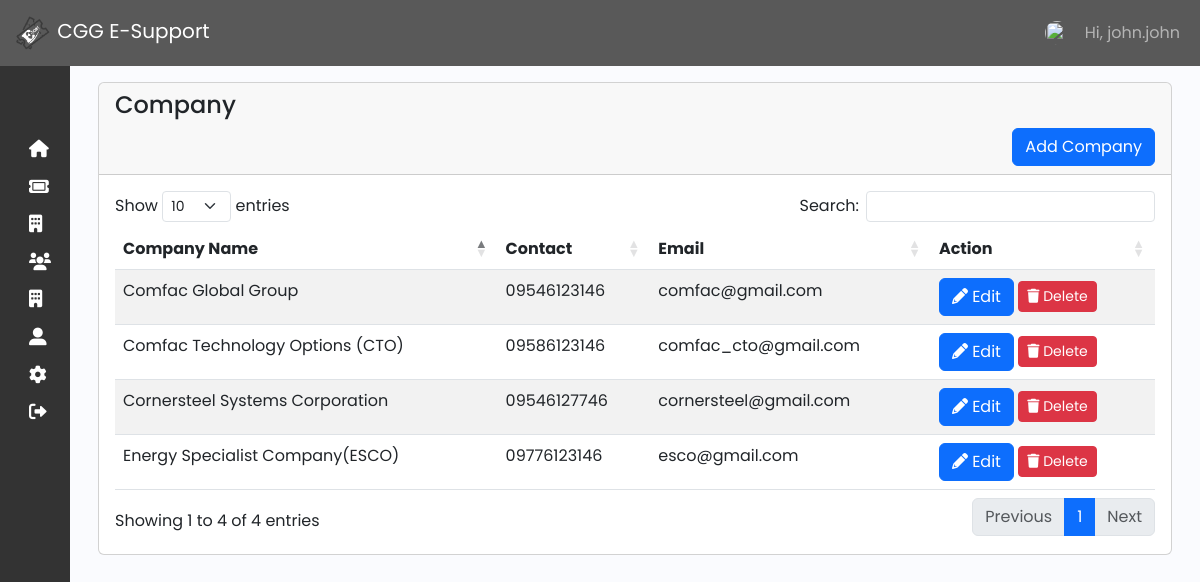
The page /admin/company.php (signed in) on the database its author committed.
### tables this page shows
CREATE TABLE `company` (
  `id` int(50) NOT NULL,
  `company_name` varchar(191) NOT NULL,
  `company_address` varchar(191) NOT NULL,
  `contact` varchar(191) NOT NULL,
  `email` varchar(191) NOT NULL,
  `created_at` timestamp NOT NULL DEFAULT current_timestamp()
);

### function/myfunction.php (called while the page is built, shortened)
<?php
include('mysql_connect.php');
function getAll($table)
{
    global $con;
    $query = "SELECT * FROM $table";
    return $query_run = mysqli_query($con, $query);
}
?>

### admin/company.php (the view, shortened to what this page needs)
<?php include('../function/myfunction.php');
include 'sidebar_navbar.php';
?>
<!DOCTYPE html>
<html lang="en">
<head>
    <link rel="stylesheet" href="https://cdnjs.cloudflare.com/ajax/libs/twitter-bootstrap/5.3.0/css/bootstrap.min.css">
    <link rel="stylesheet" href="https://cdn.datatables.net/1.13.7/css/dataTables.bootstrap5.min.css">
    <link rel="stylesheet" href="https://cdnjs.cloudflare.com/ajax/libs/font-awesome/6.0.0-beta3/css/all.min.css">
    <link href="https://cdn.lineicons.com/4.0/lineicons.css" rel="stylesheet" />
    <link href="https://cdn.jsdelivr.net/npm/bootstrap@5.3.0-alpha3/dist/css/bootstrap.min.css" rel="stylesheet">
    <link rel="stylesheet" href="css/sidebar.css">
</head>
<body>
    <div class="main p-3">
        <div class="container">
            <div class="row">
                <div class="col-md-12">
                    <div class="card">
                        <div class="card-header">
                            <h4>Company</h4>
                            <button class="btn btn-primary float-end" data-bs-toggle="modal" data-bs-target="#addCompanyModal">Add Company</button>
                        </div>
                        <div class="card-body" id="category_table">
                            <table id="example" class="table table-striped" style="width:100%">
                                <thead>
                                    <tr>
                                        <th>Company Name</th>
                                        <th>Contact</th>
                                        <th>Email</th>
                                        <th>Action</th>
                                    </tr>
                                </thead>
                                <tbody>
                                    <?php
                                    $company = getAll("company");
                                    if (mysqli_num_rows($company) > 0) {
                                        foreach ($company as $item) {
                                    ?>
                                            <tr>
                                                <td><?= $item['company_name']; ?></td>
                                                <td><?= $item['contact']; ?></td>
                                                <td><?= $item['email']; ?></td>
                                                <td>
                                                    <a href="#" class="btn btn-primary" data-bs-toggle="modal" data-bs-target="#editCompanyModal<?= $item['id']; ?>"><i class="fas fa-pencil"></i>&nbsp;Edit</a>
                                                    <a href="#" class="btn btn-sm btn-danger" data-bs-toggle="modal" data-bs-target="#companyDepartmentModal<?= $item['id']; ?>">
                                                        <i class="fas fa-trash"></i>&nbsp;Delete
                                                    </a>
                                                </td>
                                            </tr>
                                    <?php
                                        }
                                    } else {
                                        echo "No Records Found!";
                                    }
                                    ?>
                                </tbody>
                            </table>
                        </div>
                    </div>
                </div>
            </div>
        </div>
    </div>
</body>
</html>

### admin/css/sidebar.css (style rules this page uses)
a { text-decoration: none; }
body { font-family: 'Poppins', sans-serif; }
.main { min-height: 100vh; width: 100%; overflow: hidden; transition: all 0.35s ease-in-out; background-color: #fafbfe; }

### rows shown on the page
company: company_name "Comfac Global Group", contact "09546123146", email "comfac@gmail.com"
company: company_name "Comfac Technology Options (CTO)", contact "09586123146", email "comfac_cto@gmail.com"
company: company_name "Cornersteel Systems Corporation", contact "09546127746", email "cornersteel@gmail.com"
company: company_name "Energy Specialist Company(ESCO)", contact "09776123146", email "esco@gmail.com"

### other values the page prints
$username "john.john"
